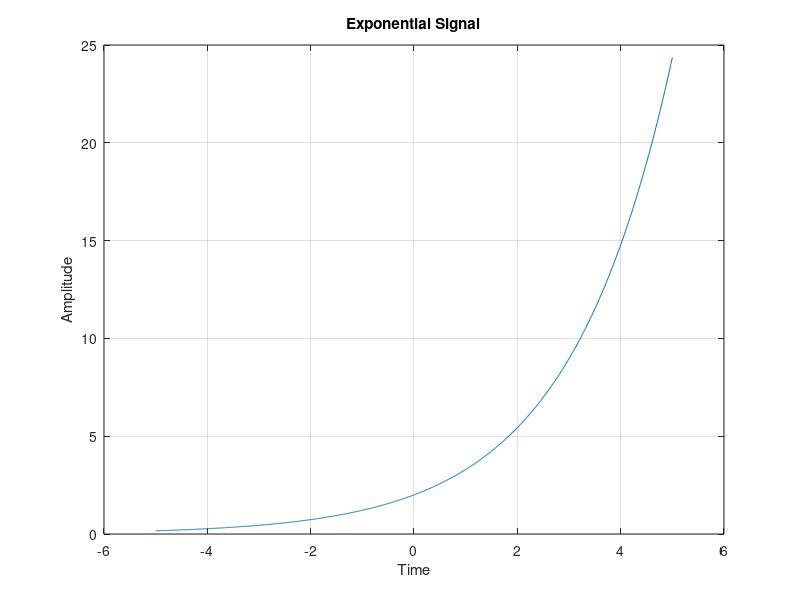

Source code (MATLAB):
%exponential
% Time values
t = -5:0.01:5;
% Exponential signal parameters
A = 2;          % Amplitude
alpha = 0.5;    % Exponential decay rate

% Create the exponential signal
x = A * exp(alpha * t);

% Plot the exponential signal

plot(t, x);
xlabel('Time');
ylabel('Amplitude');
title('Exponential Signal');
grid on;